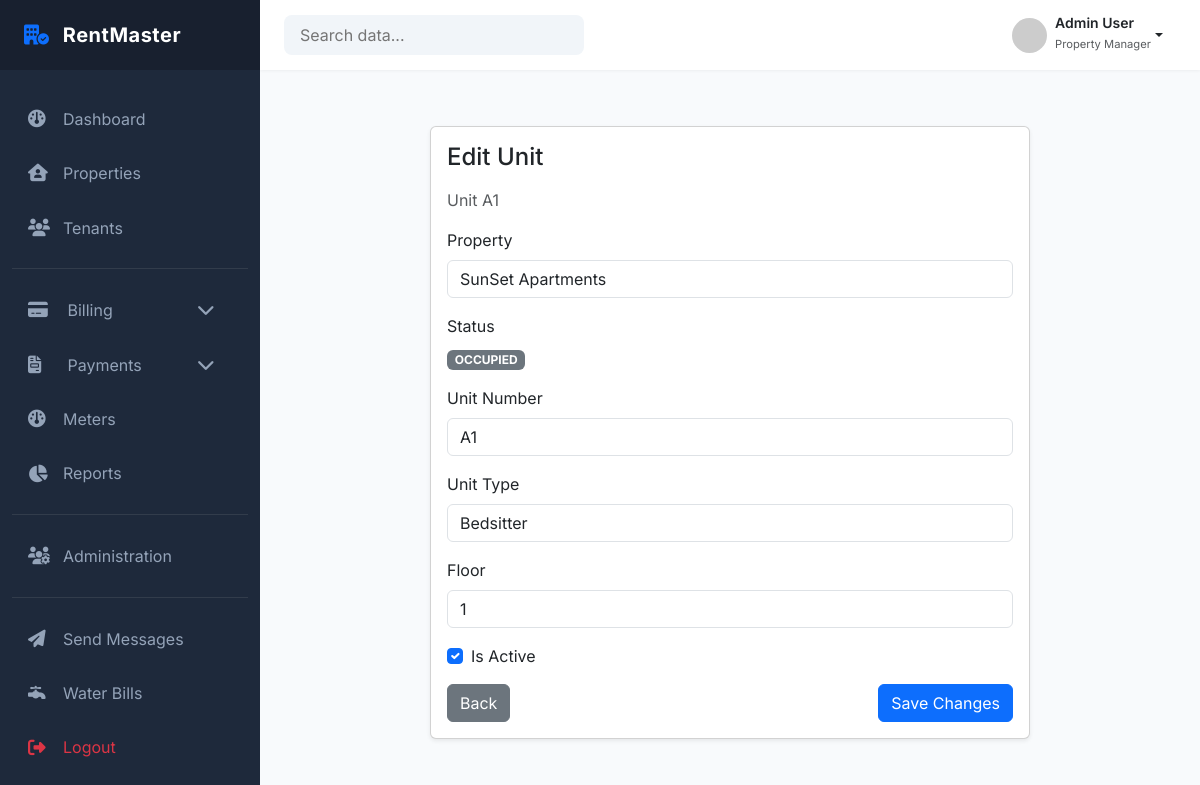
/properties/units/1/edit/ (signed in), run on the app's committed database.
### properties/models.py (models this page shows, shortened)
class Unit(models.Model):
    property = models.ForeignKey(
        Property,
        on_delete=models.PROTECT,
        related_name="units"
    )
    unit_number = models.CharField(max_length=20)
    unit_type = models.CharField(
        max_length=50,
        choices=UnitType.choices
    )
    status = models.CharField(
        max_length=50,
        choices=UnitStatus.choices,
        default=UnitStatus.VACANT
    )
    floor = models.CharField(max_length=20, blank=True)
    is_active = models.BooleanField(default=True)
    created_at = models.DateTimeField(auto_now_add=True)
    class Meta:
        constraints = [
            UniqueConstraint(
                fields=["property", "unit_number"],
                name="unique_unit_number_per_property"
            )
        ]
        ordering = ["unit_number"]

class Property(models.Model):
    landlord = models.ForeignKey(
        settings.AUTH_USER_MODEL,
        on_delete=models.PROTECT,
        related_name="properties",
        limit_choices_to={"role": "LANDLORD"}
    )
    name = models.CharField(max_length=150)
    description = models.TextField(blank=True)
    address_line_1 = models.CharField(max_length=250)
    address_line_2 = models.CharField(max_length=255, blank=True)
    country = models.CharField(max_length=100)
    county = models.CharField(max_length=100, blank=True)
    postal_code = models.CharField(max_length=20, blank=True)
    is_active = models.BooleanField(default=True)
    created_at = models.DateTimeField(auto_now_add=True)
    updated_at = models.DateTimeField(auto_now=True)
    class Meta:
        constraints = [
            UniqueConstraint(
                fields=["landlord", "name"],
                name="unique_property_name_per_landlord"
            )
        ]
        ordering = ["-created_at"]

### properties/views.py (the view)
# urls.py: path('units/<int:unit_id>/edit/', views.edit_unit, name='edit_unit'),
@login_required
def edit_unit(request, unit_id):
    unit = get_object_or_404(Unit, id=unit_id)
    if request.method == 'POST':
        form = EditUnitForm(request.POST, instance=unit)
        if form.is_valid():
            try:
                update_unit(unit, **form.cleaned_data)
                messages.success(request, f'Unit {unit.unit_number} updated successfully.')
                return redirect('properties:property_units', property_id=unit.property.id)
            except Exception as e:
                messages.error(request, f"Something went wrong. Please try again. {str(e)}")
    else:
        form = EditUnitForm(instance=unit)
    return render(request, 'properties/edit_unit.html', {
        'form': form,
        'unit': unit
    })

### properties/forms.py (shortened to what this page needs)
class EditUnitForm(forms.ModelForm):
    class Meta:
        model = Unit
        fields = ['unit_number', 'unit_type', 'floor', 'is_active']
        widgets = {
            'unit_number': forms.TextInput(attrs={'class': 'form-control'}),
            'unit_type': forms.Select(attrs={'class': 'form-control'}),
            'floor': forms.TextInput(attrs={'class': 'form-control'}),
            'is_active': forms.CheckboxInput(attrs={'class': 'form-check-input'}),
        }

### templates/properties/edit_unit.html (shortened to what this page needs)
{% extends "dashboard/base_dashboard.html" %}
{% block content %}
<div class="container mt-4">
    <div class="card shadow-sm mx-auto" style="max-width: 600px;">
        <div class="card-body">
            <h4 class="mb-3">Edit Unit</h4>
            <p class="text-muted">Unit {{ unit.unit_number }}</p>
            <div class="mb-3">
                <label class="form-label">Property</label>
                <input type="text" class="form-control" value="{{ unit.property.name }}" readonly>
            </div>
            <div class="mb-3">
                <label class="form-label">Status</label><br>
                <span class="badge bg-secondary">{{ unit.status }}</span>
            </div>
            <form method="POST">
                <div class="mb-3">
                    <label class="form-label">Unit Number</label>
                    {{ form.unit_number }}
                </div>
                <div class="mb-3">
                    <label class="form-label">Unit Type</label>
                    {{ form.unit_type }}
                </div>
                <div class="mb-3">
                    <label class="form-label">Floor</label>
                    {{ form.floor }}
                </div>
                <div class="form-check mb-3">
                    {{ form.is_active }}
                    <label class="form-check-label">Is Active</label>
                </div>
                <div class="d-flex justify-content-between">
                    <a href="{% url 'properties:property_units' unit.property.id %}" class="btn btn-secondary">
                        Back
                    </a>
                    <button type="submit" class="btn btn-primary">
                        Save Changes
                    </button>
                </div>
            </form>
        </div>
    </div>
</div>
{% endblock %}

### static/dashboard/css/dashboard.css (style rules this page uses)
:root { --sidebar-width: 260px; --primary-color: #2563eb; --dark-blue: #1e293b; --light-bg: #f8fafc; --top-navbar-height: 70px; }
body { font-family: "Inter", sans-serif; background-color: var(--light-bg); overflow-x: hidden; }

### data on the page
Unit: unit_number "A1", property.name "SunSet Apartments", status "OCCUPIED", unit_type "Bedsitter", floor "1", is_active "☑"
